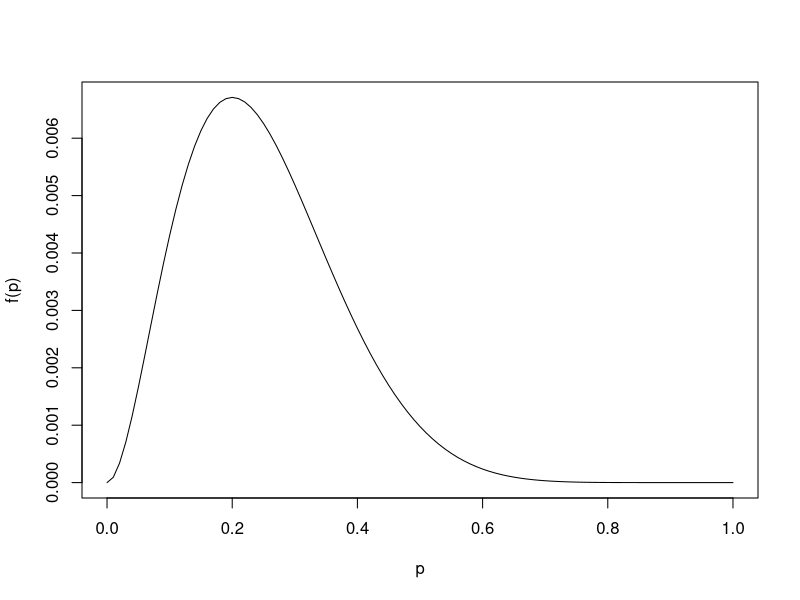

Recreate this plot in R.
## ---- chunk 1
knitr::opts_chunk$set(echo = TRUE)
## ---- chunk 2
n_amostra<-10
amostra<-c(1,0,1,0,0,0,0,0,0,0)
f_p<-function(p){p^sum(amostra)*(1-p)^(n_amostra-sum(amostra))*(0<=p & p<=1)}

curve(f_p,xlab="p",ylab="f(p)")
## ---- chunk 3
f_p(0.1)
## ---- chunk 4
f_p(0.2)
## ---- chunk 5
x<-c(3,0,4,5,1,2,4,7,6,1)
sum_x<-sum(x)

fact_x <- factorial(x)

f1 <- function(m){
  val <- (exp(-10*m)/(prod(fact_x)))*(m^(sum_x))
  return(val)
  }

p1<-f1(3.9)
p2<-f1(4.1)
